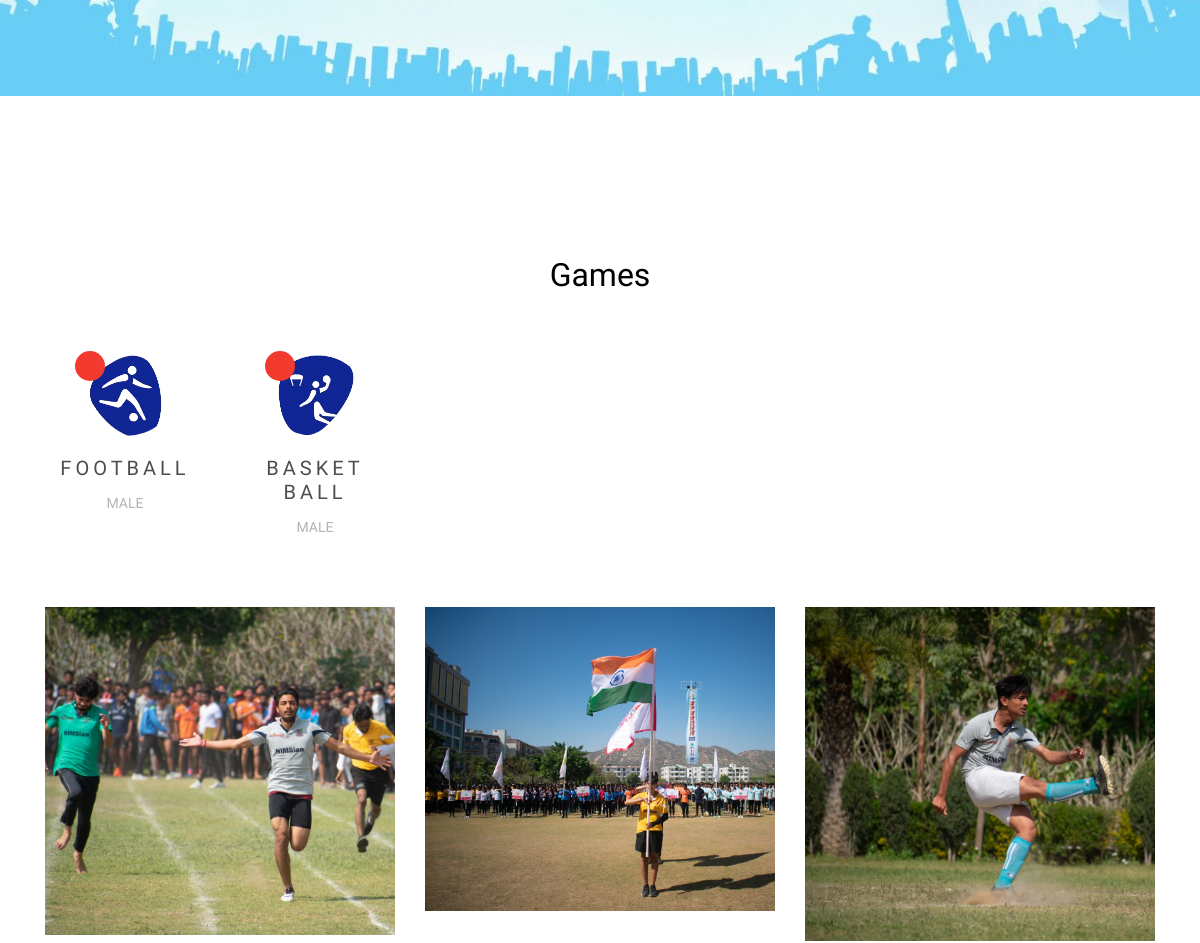
The page /games.php (middle part) on the database as committed earlier.
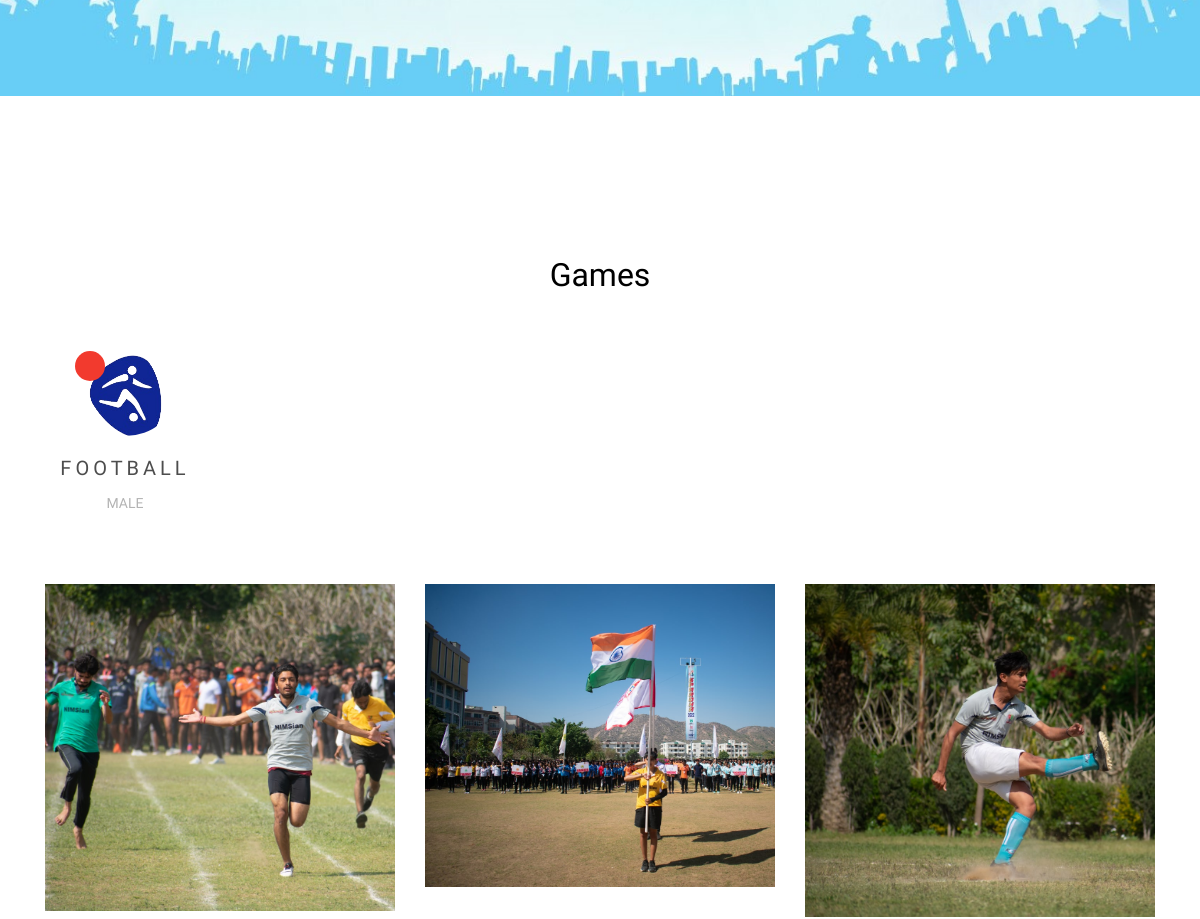
The same page on the database as committed later.
### tables this page shows
CREATE TABLE `game_data` (
  `game_id` int(11) NOT NULL,
  `game_name` text NOT NULL,
  `game_description` text NOT NULL,
  `game_type` text NOT NULL,
  `game_logo` text NOT NULL,
  `created_at` text NOT NULL
);

### games.php (the view, shortened to what this page needs)
<?php include('./connections/connection.php'); ?>
<?php include('./components/header.php'); ?>
<div class="site-blocks-cover" id="slide1" style="background-image: url(./assets/images/banner-6.jpg);" data-aos="fade" data-stellar-background-ratio="0.5"></div>
<div class="site-section">
  <div class="container">
    <div class="row">
      <div class="col-md-12 text-center mb-5">
        <h2 class="text-black">Games</h2>
      </div>
    </div>
    <div class="row">
      <?php
      $fetch_all_Games = mysqli_query($conn, "SELECT * FROM `game_data`");
      while ($row = mysqli_fetch_array($fetch_all_Games)) {
        $game_name = $row['game_name'];
        $game_type = $row['game_type'];
        $game_logo = $row['game_logo'];
        echo '
        <div class="mb-4 mb-lg-0 col-6 col-md-4 col-lg-2 text-center">
        <a href="./matches.php" style="all: unset;">
    <div class="player mb-5">
      <span class="team-number"></span>
      <img src="./admin/' . $game_logo . '" alt="Image" class="img-fluid image rounded-circle">
      <h2>' . $game_name . '</h2>
      <span class="position">' . $game_type . '</span>
      </div>
      </a>
      </div>
      ';
      } ?>
    </div>
  </div>
  <div class="site-section feature-blocks-1 no-margin-top">
    <div class="container">
      <div class="row mb-4">
        <?php include('./components/trio.php'); ?>
      </div>
    </div>
  </div>
</div>
<?php include('./components/footer.php') ?>

### components/header.php (shortened to what this page needs)
<!DOCTYPE html>
<html lang="en">
<head>
  <link rel="stylesheet" href="assets/fonts/icomoon/style.css">
  <link rel="stylesheet" href="assets/css/bootstrap.min.css">
  <link rel="stylesheet" href="assets/css/magnific-popup.css">
  <link rel="stylesheet" href="assets/css/jquery-ui.css">
  <link rel="stylesheet" href="assets/css/owl.carousel.min.css">
  <link rel="stylesheet" href="assets/css/owl.theme.default.min.css">
  <link rel="stylesheet" href="assets/css/aos.css">
  <link rel="stylesheet" href="assets/css/style.css">
</head>
<body>
  <div class="site-wrap">

### components/trio.php (shortened to what this page needs)
<div class="site-section pt-0 feature-blocks-1" data-aos="fade" data-aos-delay="100">
    <div class="container">
        <div class="row">
            <div class="col-md-6 col-lg-4">
                <div class="p-3 p-md-5 feature-block-1 mb-5 mb-lg-0 bg" style="background-image: url('./assets/images/new_images/2.jpg');">
                </div>
            </div>
            <div class="col-md-6 col-lg-4">
                <div class="p-3 p-md-5 feature-block-1 mb-5 mb-lg-0 bg" style="background-image: url('assets/images/new_images/1.jpg');">
                </div>
            </div>
            <div class="col-md-6 col-lg-4">
                <div class="p-3 p-md-5 feature-block-1 mb-5 mb-lg-0 bg" style="background-image: url('assets/images/new_images/3.jpg');">
                </div>
            </div>
        </div>
    </div>
</div>

### components/footer.php (shortened to what this page needs)
</div>

### assets/css/style.css (style rules this page uses)
body { line-height: 1.7; color: #4d4d4d; font-weight: 300; font-size: 1.1rem; }
a { -webkit-transition: .3s all ease; -o-transition: .3s all ease; transition: .3s all ease; }
.text-black { color: #000 !important; }
.site-wrap:before { -webkit-transition: .3s all ease-in-out; -o-transition: .3s all ease-in-out; transition: .3s all ease-in-out; background: rgba(0, 0, 0, 0.6); content: ""; position: absolute; z-index: 2000; top: 0; left: 0; right: 0; bottom: 0; opacity: 0; visibility: hidden; }
.site-section { padding: 2.5em 0; }
@media (min-width: 768px) { .site-section { padding: 5em 0; } }
.site-blocks-cover { background-size: cover; background-repeat: no-repeat; background-position: top; }
.site-blocks-cover, .site-blocks-cover .row { min-height: 600px; height: calc(100vh - 174px); }
.feature-blocks-1 { position: relative; margin-top: -70px; z-index: 2; color: #999999; }
.feature-blocks-1.no-margin-top { margin-top: 0px; }
.feature-blocks-1 .feature-block-1 { position: relative; top: 0; -webkit-transition: .3s all ease; -o-transition: .3s all ease; transition: .3s all ease; overflow: hidden; z-index: 1; }
.feature-blocks-1 .feature-block-1.bg { position: relative; background-size: cover; -webkit-transform: scale(1); -ms-transform: scale(1); transform: scale(1); -webkit-transition: .3s all ease-in-out; -o-transition: .3s all ease-in-out; transition: .3s all ease-in-out; }
.feature-blocks-1 .feature-block-1:before { content: ""; position: absolute; top: 0; z-index: 1; bottom: 0; left: 0; right: 0; background: transparent; -webkit-transition: .3s all ease-in-out; -o-transition: .3s all ease-in-out; transition: .3s all ease-in-out; }
.player { position: relative; }
.player img { max-width: 100px; border-radius: 50%; margin-bottom: 20px; }
.player .team-number { position: absolute; width: 30px; height: 30px; background: #f23a2e; border-radius: 50%; color: #fff; }
.player h2 { font-size: 20px; letter-spacing: .2em; text-transform: uppercase; }
.player .position { font-size: 14px; color: #b3b3b3; text-transform: uppercase; }

Rows that differ between the two databases and show on the page:
removed game_data: game_logo (picture), game_name "BASKET BALL", game_type "MALE"
